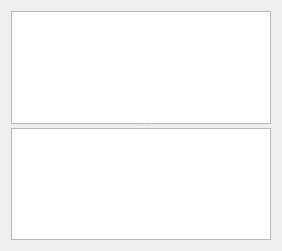
<?xml version="1.0" encoding="UTF-8"?>
<ui version="4.0">
 <class>FileSystemExplorer</class>
 <widget class="QWidget" name="FileSystemExplorer">
  <property name="geometry">
   <rect>
    <x>0</x>
    <y>0</y>
    <width>282</width>
    <height>251</height>
   </rect>
  </property>
  <property name="windowTitle">
   <string>Form</string>
  </property>
  <property name="styleSheet">
   <string notr="true">QFrame.FileFrame {
border-top-left-radius: 10px;
border-top-right-radius: 10px;
border: 1px solid black;
background: qlineargradient(x1: 0, y1: 0, x2: 0, y2: 1,
stop: 0 #56a, stop: 0.1 #016);
}

QFrame.FileFrame QLabel {
color: white;
font-weight: bold;
}</string>
  </property>
  <layout class="QGridLayout" name="gridLayout">
   <item row="0" column="0">
    <widget class="QSplitter" name="splitter">
     <property name="orientation">
      <enum>Qt::Vertical</enum>
     </property>
     <widget class="QTreeView" name="treeView">
      <attribute name="headerVisible">
       <bool>false</bool>
      </attribute>
     </widget>
     <widget class="QListView" name="listView"/>
    </widget>
   </item>
  </layout>
 </widget>
 <resources/>
 <connections/>
</ui>
